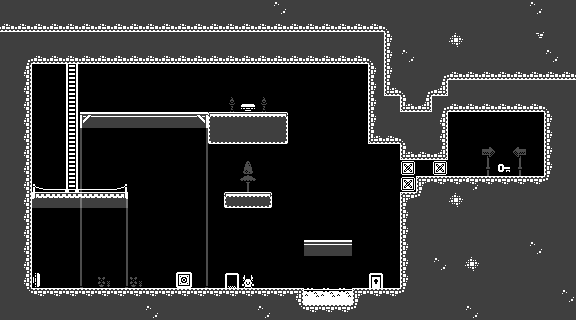

Rendered tile map (Tiled .tmx) drawn with the repository's tilesets; below, a short description and the map source with its tile grids summarised:
An orthogonal 36x20 tile map with 16x16 px tiles, 8 tile layers (layer_bg_details, layer_walls, layer_platforms, layer_oneWay_platforms, ...) and 21 objects (8x Stairs, 4x Block, 3x Potion, 2x Door, 2x Button, ...).

<map version="1.10" tiledversion="1.11.2" orientation="orthogonal" renderorder="left-up" width="36" height="20" tilewidth="16" tileheight="16" infinite="0" nextlayerid="14" nextobjectid="128">
 <editorsettings>
  <export target="level10.json" format="json" />
 </editorsettings>
 <tileset firstgid="1" name="ts-monochrome_tilemap_transparent" tilewidth="16" tileheight="16" spacing="1" tilecount="400" columns="20">
  <image source="../tilesets/ts-monochrome_tilemap_transparent.png" trans="ff00ff" width="339" height="339" />
 </tileset>
 <layer id="6" name="layer_bg_details" width="36" height="20" opacity="0.3" tintcolor="#686868">
  <data>[720 cells, 36 non-empty, 11 distinct tile ids]</data>
 </layer>
 <layer id="3" name="layer_walls" width="36" height="20">
  <data>[720 cells, 147 non-empty, 12 distinct tile ids]</data>
 </layer>
 <layer id="5" name="layer_platforms" width="36" height="20">
  <data>[720 cells, 36 non-empty, 18 distinct tile ids]</data>
 </layer>
 <layer id="13" name="layer_oneWay_platforms" width="36" height="20" opacity="0.25" tintcolor="#ffaa00">
  <data>[720 cells, 3 non-empty, 1 distinct tile ids]</data>
 </layer>
 <layer id="7" name="layer_fg_details" width="36" height="20">
  <data>[720 cells, 15 non-empty, 3 distinct tile ids]</data>
 </layer>
 <layer id="8" name="layer_ui" width="36" height="20">
  <data>[720 cells, 0 non-empty, 0 distinct tile ids]</data>
 </layer>
 <objectgroup id="9" name="level_entities">
  <object id="1" name="student" type="Student" x="248" y="288">
   <point />
  </object>
  <object id="3" name="door01" type="Door" x="232" y="288">
   <properties>
    <property name="exit" type="bool" value="false" />
    <property name="opened" type="bool" value="true" />
   </properties>
   <point />
  </object>
  <object id="23" name="door2" type="Door" x="376" y="288">
   <properties>
    <property name="exit" type="bool" value="true" />
    <property name="opened" type="bool" value="false" />
   </properties>
   <point />
  </object>
  <object id="89" name="Stairs02" type="Stairs" x="72" y="176">
   <properties>
    <property name="Piece" value="segment" />
   </properties>
   <point />
  </object>
  <object id="90" name="Stairs03" type="Stairs" x="72" y="160">
   <properties>
    <property name="Piece" value="segment" />
   </properties>
   <point />
  </object>
  <object id="91" name="Stairs04" type="Stairs" x="72" y="144">
   <properties>
    <property name="Piece" value="segment" />
   </properties>
   <point />
  </object>
  <object id="92" name="Stairs05" type="Stairs" x="72" y="128">
   <properties>
    <property name="Piece" value="segment" />
   </properties>
   <point />
  </object>
  <object id="93" name="Stairs06" type="Stairs" x="72" y="112">
   <properties>
    <property name="Piece" value="segment" />
   </properties>
   <point />
  </object>
  <object id="94" name="Block01" type="Block" x="184" y="288">
   <properties>
    <property name="group" value="B" />
    <property name="state" type="bool" value="true" />
    <property name="type" value="push" />
   </properties>
   <point />
  </object>
  <object id="96" name="Button01" type="Button" x="32" y="280" rotation="90">
   <properties>
    <property name="group" value="B" />
    <property name="type" value="push" />
   </properties>
   <point />
  </object>
  <object id="97" name="Block02" type="Block" x="440" y="176">
   <properties>
    <property name="group" value="B" />
    <property name="state" type="bool" value="true" />
    <property name="type" value="toogle" />
   </properties>
   <point />
  </object>
  <object id="113" name="Block03" type="Block" x="408" y="192">
   <properties>
    <property name="group" value="A" />
    <property name="state" type="bool" value="true" />
    <property name="type" value="toogle" />
   </properties>
   <point />
  </object>
  <object id="99" name="Stairs01" type="Stairs" x="72" y="192">
   <properties>
    <property name="Piece" value="base" />
   </properties>
   <point />
  </object>
  <object id="100" name="Stairs07" type="Stairs" x="72" y="96">
   <properties>
    <property name="Piece" value="segment" />
   </properties>
   <point />
  </object>
  <object id="101" name="Stairs08" type="Stairs" x="72" y="80">
   <properties>
    <property name="Piece" value="segment" />
   </properties>
   <point />
  </object>
  <object id="115" name="Button02" type="Button" x="248" y="112">
   <properties>
    <property name="group" value="A" />
    <property name="type" value="stomp" />
   </properties>
   <point />
  </object>
  <object id="123" name="Block04" type="Block" x="408" y="176">
   <properties>
    <property name="group" value="A" />
    <property name="state" type="bool" value="true" />
    <property name="type" value="toogle" />
   </properties>
   <point />
  </object>
  <object id="124" name="potion01" type="Potion" x="312" y="304">
   <properties>
    <property name="Effect" value="doubleJump" />
   </properties>
   <point />
  </object>
  <object id="125" name="potion02" type="Potion" x="328" y="304">
   <properties>
    <property name="Effect" value="doubleJump" />
   </properties>
   <point />
  </object>
  <object id="126" name="potion03" type="Potion" x="344" y="304">
   <properties>
    <property name="Effect" value="doubleJump" />
   </properties>
   <point />
  </object>
  <object id="127" name="key" type="Key" x="504" y="176">
   <point />
  </object>
 </objectgroup>
 <layer id="11" name="reference_objects" width="36" height="20">
  <data>[720 cells, 21 non-empty, 10 distinct tile ids]</data>
 </layer>
 <layer id="12" name="layer_collisions" width="36" height="20" opacity="0.25" tintcolor="#aa007f">
  <data>[720 cells, 404 non-empty, 1 distinct tile ids]</data>
 </layer>
</map>
